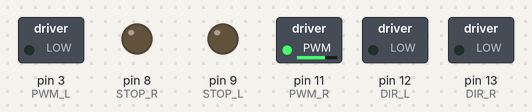
Bench run of a sketch on a simulated Arduino Uno, built with avr-gcc and run on an emulated ATmega328P. Shown: switched loads named in the sketch (green lamp = pin HIGH), output pins drawn as LEDs (lit = HIGH).

Above: at 0.1 s.
Timing chart, 0 to 1.6 s (numbered marks = the images above):
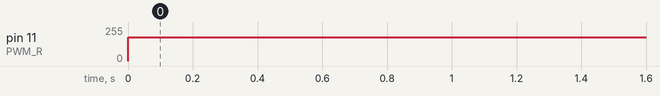

Measured:
- by itself, pin 11 (PWM_R): 0/255 → 177/255 at 0.00 s

The sketch:

13b_MotorShield_funkcja.ino
```cpp
/********************************************************************
MotorShield v.3

Niebieskie złącze:
Vin - zewnętrzne zasilanie silników 7-12V - zasila też Arduino
GND - zewnętrzne zasilanie silników GND
A: + - podłączenie silnika A
B: + - podłączenie silnika B

Sterowanie silnikami:
12 - kierunek silnik A
13 - kierunek silnik B
3 - PWM silnik A
11 - PWM silnik B
9 - hamulec silnik A
8 - hamules silnik B
A0 - pomiar prądu silnik A
A1 - pomiar prądu silnik B

*********************************************************************/
#define DIR_L 12
#define DIR_R 13
#define PWM_L 3
#define PWM_R 11
#define STOP_L 9
#define STOP_R 8

// Zmienne pomocnicze

void setup() {
  //Inicjacja potrzebnych wejść do sterowania silnikami
  pinMode(DIR_L, OUTPUT);
  pinMode(DIR_R, OUTPUT);
  pinMode(PWM_L, OUTPUT);
  pinMode(PWM_R, OUTPUT);
  pinMode(STOP_L, OUTPUT);
  pinMode(STOP_R, OUTPUT);
}

// Funkcja sterująca lewym silnikiem
void motor_L(int V){
  // Wyłączenie hamulca
  digitalWrite(STOP_L, LOW);
  if (V > 0) {
    // Przemapowanie prędkości z zakresu 0-100 na wartości wypełnienia 100-255
    V = map(V, 0, 100, 100, 255);
    digitalWrite(DIR_L, LOW);
    analogWrite(PWM_L, V);
  } else {
    // Jeśli prędkość poniżej zera to przyjmij wartość dodatnią
    V = abs(V);
    // Przemapowanie prędkości z zakresu 0-100 na wartości wypełnienia 100-255
    V = map(V, 0, 100, 100, 255);
    digitalWrite(DIR_L, HIGH);
    analogWrite(PWM_L, V);
  }
}

// Funkcja sterująca prawym silnikiem
void motor_R(int V){
  // Wyłączenie hamulca
  digitalWrite(STOP_R, LOW);
  if (V > 0) {
    // Przemapowanie prędkości z zakresu 0-100 na wartości wypełnienia 100-255
    V = map(V, 0, 100, 100, 255);
    digitalWrite(DIR_R, LOW);
    analogWrite(PWM_R, V);
  } else {
    // Jeśli prędkość poniżej zera to przyjmij wartość dodatnią
    V = abs(V);
    // Przemapowanie prędkości z zakresu 0-100 na wartości wypełnienia 100-255
    V = map(V, 0, 100, 100, 255);
    digitalWrite(DIR_R, HIGH);
    analogWrite(PWM_R, V);
  }
}

// Hamowanie lewym silnikiem
void stop_L(void) {
  analogWrite(PWM_L, 0);
  digitalWrite(STOP_L, HIGH);
}

// Hamowanie prawym silnikiem
void stop_R(void) {
  analogWrite(PWM_R, 0);
  digitalWrite(STOP_R, HIGH);
}

void loop() {
  motor_R(50);
  delay(1000);
  motor_R(50);
  delay(1000);
}
```
